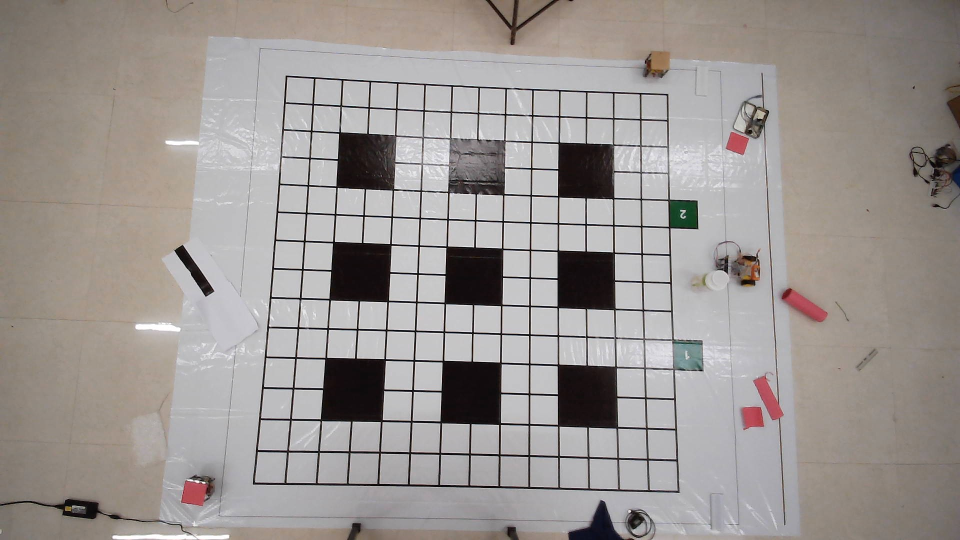
#> input picture img_align.jpg, 1920 x 1080 px (shown at 1/2 size)
$ python -i align_bot.py   (imports and definitions only)
#> lines starting #> are read from the running program, lines starting #| are printed output that depends on the picture; after the words box and inside, x2 and y2 are one past the last pixel; in counts of white or black regions, pixels touching at a corner belong together
#> further down, picture is the input picture: shape (1080, 1920, 3); mean B, G, R 146.3, 149.5, 155.4
import numpy as np
import cv2
import imutils

class Alignimage:
    def __init__(self, img):
        self.img = img

        hsv = cv2.cvtColor(self.img, cv2.COLOR_BGR2HSV)
#> hsv: shape (1080, 1920, 3); mean H, S, V 63.4, 24.8, 156.3
        purple_mask = cv2.inRange(hsv, (140,25,25), (160,255,255) )
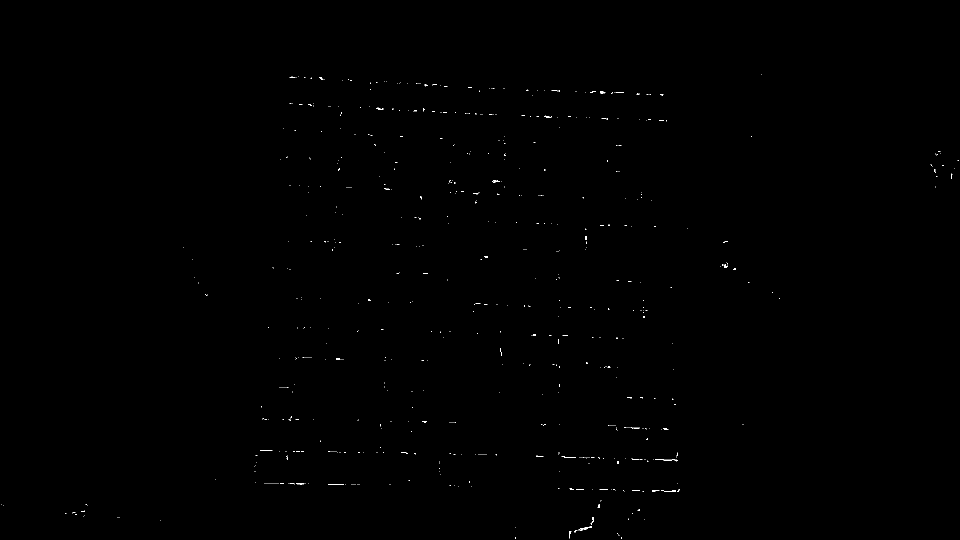
#> purple_mask: shape (1080, 1920) (shown at 1/2 size); 0.13% white in thin lines or dots, all inside (x1, y1, x2, y2) = (3, 149, 1917, 1078)
        imask = purple_mask>0
        self.purple = np.zeros_like(img, np.uint8)
        self.purple[imask] = img[imask]
        edged = cv2.Canny(self.purple, 10, 250)
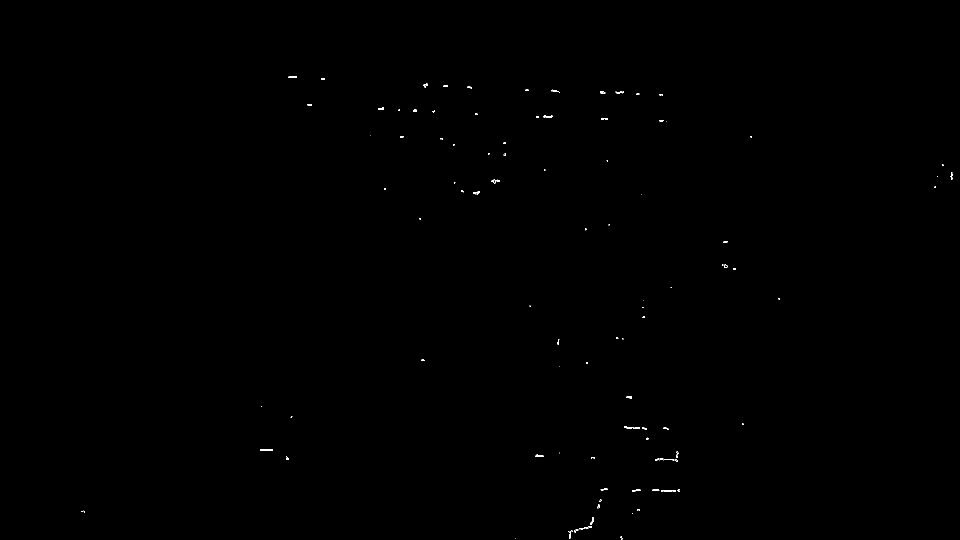
#> edged: shape (1080, 1920) (shown at 1/2 size); 0.08% white in thin lines or dots, all inside (x1, y1, x2, y2) = (163, 153, 1905, 1079)
        kernel = cv2.getStructuringElement(cv2.MORPH_RECT, (3, 3))
        closed = cv2.morphologyEx(edged, cv2.MORPH_CLOSE, kernel)
#> closed: shape (1080, 1920); 0.12% white; 88 white regions (47 under 20 px), largest, box (x1, y1, x2, y2) and area: (1148, 1034, 1188, 1065) 174, (1322, 978, 1360, 984) 118, (1310, 917, 1356, 923) 108
# [6 lines of commented-out code are left out]
        cv2.waitKey()
        cv2.destroyAllWindows()

        init_area = int(closed.shape[0]) * int(closed.shape[1]) + 1
#> init_area = 2073601
        increase = False
        self.init_angle = 0

        for angle in np.arange(0, 370, 1):

            rotated = imutils.rotate_bound(closed, angle)
            (cnts, _) = cv2.findContours(rotated.copy(), cv2.RETR_EXTERNAL, cv2.CHAIN_APPROX_SIMPLE)
            c = max(cnts, key = cv2.contourArea)
            [x,y,w,h] = cv2.boundingRect(c)
            # [4 lines of commented-out code are left out]
            area = abs( (w) * (h))
            #print(f'prev {init_area} || {area_2}  shape:{rotated.shape[0]*rotated.shape[1]}')
            #if area > init_area and increase:
            #    break
            if area < init_area :
                init_area = area
                self.init_angle = angle
#> this loop made 370 passes
#> (x, y, w, h, area, init_area) on passes 1, 5, 8, 10, 12, 13, 15, 16, 17, 23, 29, 32: (1148, 1034, 40, 31, 1240, 1240), (1146, 1114, 42, 29, 1218, 1218), (1141, 1170, 44, 27, 1188, 1188), (1136, 1206, 45, 26, 1170, 1170), (1129, 1240, 46, 25, 1150, 1150), (1126, 1257, 46, 24, 1104, 1104), (1117, 1289, 47, 23, 1081, 1081), (1113, 1305, 47, 22, 1034, 1034), (1108, 1320, 47, 21, 987, 987), (1070, 1402, 49, 20, 980, 980), (1021, 1468, 50, 19, 950, 950), (992, 1496, 51, 18, 918, 918)
#> (x, y, w, h, area) on passes 2, 3, 4, 6, 7, 9: (1147, 1054, 42, 31, 1302), (1147, 1074, 42, 31, 1302), (1146, 1094, 43, 30, 1290), (1144, 1133, 44, 29, 1276), (1143, 1151, 44, 29, 1276), (1138, 1188, 45, 27, 1215)
#> pass 3, in __init__, `rotated = imutils.rotate_bound(closed, angle)`:
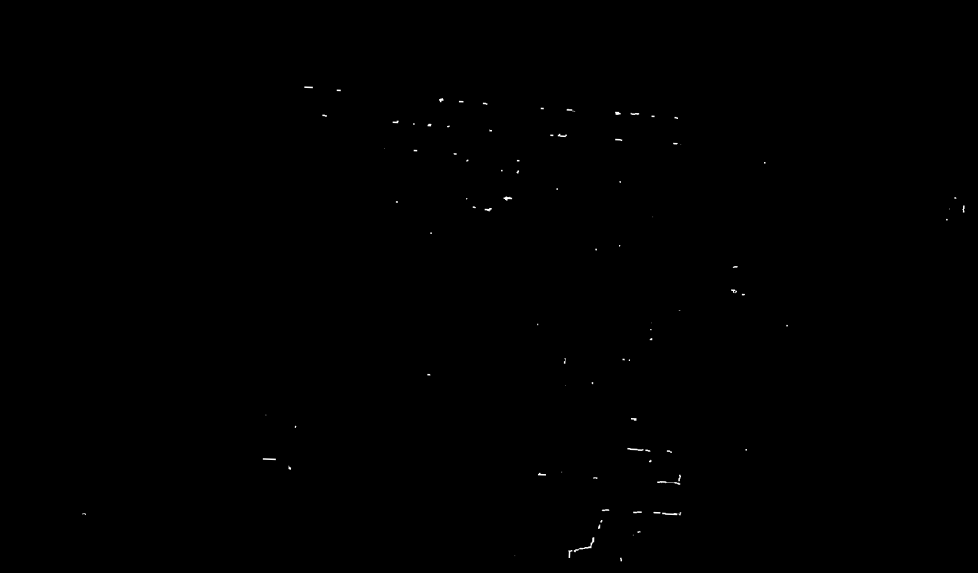
#> rotated: shape (1146, 1956) (shown at 1/2 size); min 0, max 255, mean 0.3
#> after the loop, init_area = 867; self.init_angle = 35
#            cv2.imshow('rotated',rotated)
#            cv2.waitKey(1)

        self.rotated = imutils.rotate_bound(self.img, self.init_angle)
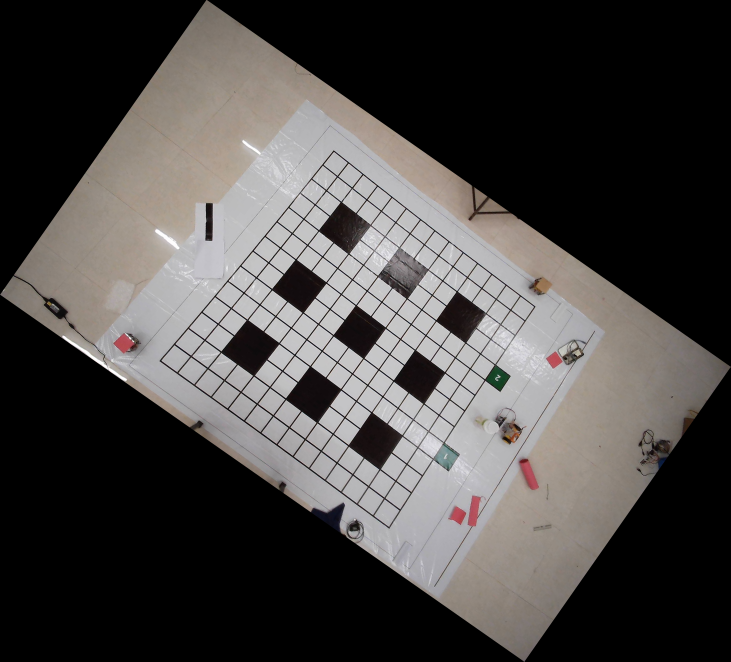
#> self.rotated: shape (1985, 2192, 3) (shown at 1/3 size); mean B, G, R 69.7, 71.3, 74.1
# [5 lines of commented-out code are left out]
    def ret(self):
        return self.rotated,self.init_angle

>>> import cv2
>>> picture = cv2.imread('../img_align.jpg')
>>> result = Alignimage(picture).ret()
